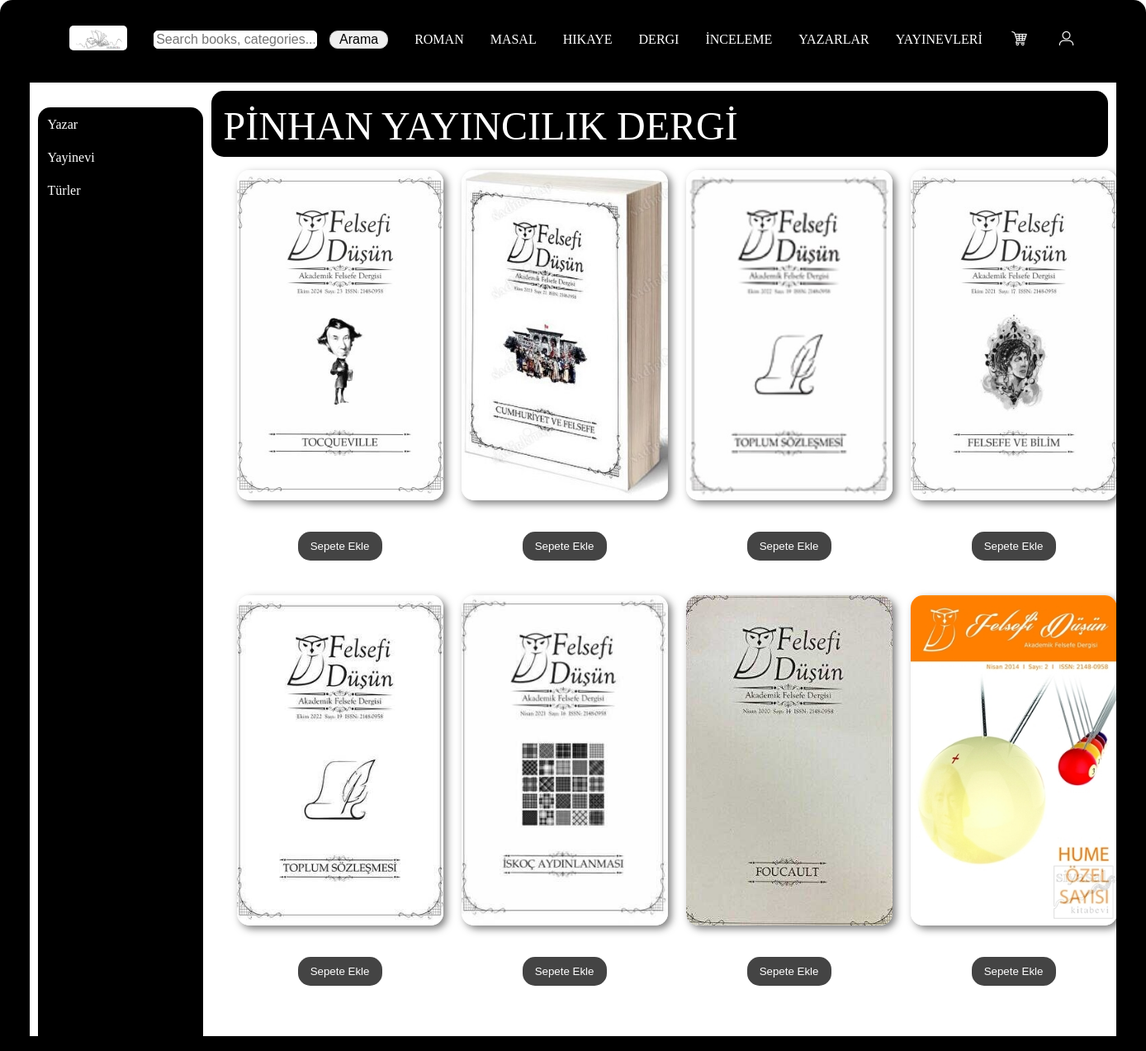
The page /store/publishing_house/PİNHAN YAYINCILIK DERGİ/ on the database its author committed.
### store/models.py (models this page shows, shortened)
class ImageOfWebSite(models.Model):
    name = models.CharField(max_length=64)
    photo = models.ImageField(upload_to='website_photos/')

class Category(models.Model):
    name = models.CharField(max_length=64)

class PublishingHouse(models.Model):
    name = models.CharField(max_length=64)
    photo = models.ImageField(upload_to='publishing_house_photo/')

class Book(models.Model):
    book_name = models.CharField(max_length=64)
    author_name = models.ForeignKey(Author, on_delete=models.CASCADE, related_name = 'books')
    publication_date = models.DateTimeField()
    publishing_house = models.ForeignKey(PublishingHouse, on_delete = models.CASCADE, related_name = 'books')
    category = models.ManyToManyField(Category, related_name = 'books')
    isbn = models.BigIntegerField()
    page = models.IntegerField()
    price = models.DecimalField(default=0, decimal_places=2, max_digits=6)
    photo = models.ImageField(upload_to='books_photos/')
    info = models.CharField(max_length=6000)
    genre = models.ForeignKey(Genre, on_delete=models.CASCADE, related_name= 'books', default = 4)

### store/views.py (the view)
# urls.py: path('publishing_house/<str:name>/', views.publishing_house_page, name = 'publishing_house_page'),
def publishing_house_page(request, name):
    publishing_house1 = get_object_or_404(PublishingHouse, name = name)
    books = Book.objects.filter(publishing_house = publishing_house1)
    categories = Category.objects.all()
    home_page_photo = ImageOfWebSite.objects.get(name = 'home-page-photo')
    user_icon = ImageOfWebSite.objects.get(name = 'user-icon')
    navigation = ImageOfWebSite.objects.get(name = 'navigation-bar-icon')
    cart = ImageOfWebSite.objects.get(name = 'cart-photo')
    logo = ImageOfWebSite.objects.get(name = 'web-site-logo')
    authors = Author.objects.all()
    publishing_houses = PublishingHouse.objects.all()
    genres = Genre.objects.all()
    return render(request, 'store/publishing-house-page.html', {
        'logo' : logo,
        'home_page_photo' : home_page_photo,
        'user_icon' : user_icon,
        'navigation' : navigation,
        'cart' : cart,
        'authors' : authors,
        'publishing_houses' : publishing_houses,
        'genres' : genres,
        'categories' : categories,
        'publishing_house' : publishing_house1,
        'books' : books,
    })

### store/templates/store/publishing-house-page.html (shortened to what this page needs)
{% load static %}
<!DOCTYPE html>
<html>
    <head>
        <link rel="stylesheet" href="{% static 'store/yayinevleri_style.css' %}">
    </head>
    <body>
        <div class="grid-container">
            <div class="grid-item-1">.</div>
            <div  class="grid-item-2">
                <table  align="center" cellspacing="30">
                    <tr>
                        <td >
                            <a href="{% url 'home' %}">
                                <img id="main-category" src="{{ logo.photo.url }}" height="30" width="70" style="border-radius: 5px;">
                            </a>
                        </td>
                        <td >
                            <form method="get" action="{% url 'search' %}">
                                <div style="display: grid; grid-template-areas: 'rounded-input button'; grid-template-columns: 3fr 1fr; ">
                                    <input type="text" name="word" class="rounded-input" style="grid-area: rounded-input;" placeholder="Search books, categories...">
                                    <button class="button" type="submit" style="grid-area: button; ">Arama</button>
                                </div>
                            </form>
                        </td>
                        {% for category in categories %}
                            <td><a href="{% url 'category_page' category.name %}">{{ category.name|upper }}</a></td>
                        {% endfor %}
                        <td><a href="{% url 'authors_page' %}">YAZARLAR</a></td>
                        <td><a href="{% url 'publishing_houses_page' %}">YAYINEVLERİ</a></td>
                        <td >
                            <a href="{% url 'cart_page' %}">
                                <img src="{{ cart.photo.url }}" width="25" height="25">
                            </a>
                        </td>
                        <td >
                            <a href="{% url 'user' %}">
                                <img src="{{ user_icon.photo.url }}" width="25" height="25">
                            </a>
                        </td>
                    </tr>
                </table>
            </div>
            <div class="grid-item-3">
                <table>
                    <tr>
                        <td onclick="toggleRows('yazar')"><a href="{% url 'authors_page' %}">Yazar</a></td>
                    </tr>
                    <tr>
                        <td onclick="toggleRows('yayinevi')"><a href="{% url 'publishing_houses_page' %}">Yayinevi</a></td>
                    </tr>
                    <tr>
                        <td onclick="toggleRows('turler')">Türler</td>
                    </tr>
                </table>
            </div>
            <div class="grid-item-4">{{ publishing_house.name }}</div>
            <div class="grid-item-5">
                <table style=
                    "width: auto;
                    border-spacing: 20px;
                    text-align: center; /* İçerik ortalansın */
                    padding: 10px; ">
                    <tr>
                        {% for book in books %}
                            <td style="text-align: center;">
                                <a href="{% url 'book_page' book.id %}"><img src="{{ book.photo.url }}" alt="{{ book.book_name }} " style=
                                "width: 250px;
                                height: 400px;
                                border-radius: 15px;"></a>
                                <br>
                                <button style=
                                    "margin-top: 10px;
                                    padding: 10px 15px;
                                    border-radius: 15px;
                                    background-color: #444; /* İsteğe bağlı: buton arka planı */
                                    color: white;
                                    border: none;
                                    cursor: pointer;">Sepete Ekle</button>
                            </td>
                        {% endfor %}
                    </tr>
                </table>
            </div>
            <div class="grid-item-6">.</div>
            <div class="grid-item-7">.</div>
        </div>
    </body>
</html>

### store/static/store/yayinevleri_style.css (style rules this page uses)
html, body { margin: 0; padding: 0; box-sizing: border-box; width: 100%; height: 100%; }
.grid-container { display: grid; grid-template-columns: 1fr 5fr 10fr 10fr 10fr 1fr; grid-template-rows: 100px 75px 10fr 10fr 10fr 10fr 10fr 10fr 1fr; column-gap: 10px; grid-template-areas: "header header header header header header" "l-line category yayinevleri-title yayinevleri-title yayinevleri-title r-line" "l-line category yayinevleri yayinevleri yayinevleri r-line" "l-line category yayinevleri yayinevleri yayinevleri r-line" "l-line category yayinevleri yayinevleri yayinevleri r-line" "l-line category yayinevleri yayinevleri yayinevleri r-line" "l-line category yayinevleri yayinevleri yayinevleri r-line" "l-line category yayinevleri yayinevleri yayinevleri r-line" "u-line u-line u-line u-line u-line u-line" ; }
.grid-item-1 { grid-area: l-line; background-color: black; }
.grid-item-2 { grid-area: header; background-color: black; border-radius: 15px 15px 0 0; }
.grid-item-2 input[type="text"] { width: 90%; border-radius: 5px; border: 1px solid white; color: black; }
.rounded-input { font-size: 16px; border-radius: 15px; border: 1px solid #ccc; background-image: url('https://cdn-icons-png.flaticon.com/512/54/54481.png'); background-size: 20px 20px; background-repeat: no-repeat; background-position: 10px center; }
.grid-item-2 .button { font-size: 16px; border-radius: 10px; border: 1px solid #ccc; }
.grid-item-2 a { color:white; text-decoration: none; }
.grid-item-3 { grid-area: category; background-color: black; color: white; margin-top: 30px; border-radius: 15px 15px 0 0; display: grid; place-items: start; min-width: 200px; min-height: 300px; }
.grid-item-3 td { text-align: left; cursor: pointer; padding: 10px; }
.grid-item-3 table { width: 100%; }
.grid-item-3 a { color: white; text-decoration: none; }
.grid-item-4 { grid-area: yayinevleri-title; padding: 15px; margin-top: 10px; font-size: 48px; background-color: black; color: white; border-radius: 15px; min-width: 100px; min-height: 50px; overflow: hidden; }
.grid-item-5 { grid-area: yayinevleri; display: grid; justify-items: center; align-items: start; border-radius: 15px; }
.grid-item-5 table { width: 100%; border-spacing: 20px; }
.grid-item-5 td { width: 250px; height: auto; }
.grid-item-5 img { box-shadow: 4px 4px 10px rgba(0, 0, 0, 0.5); margin-bottom: 10px; border-radius: 15px; width: 255px; height: 400px; object-fit: cover; display: block; }
.grid-item-5 a { color: black; text-decoration: none; text-align: center; }
.grid-item-5 button { margin-top: 10px; padding: 10px 15px; border-radius: 15px; background-color: #444; color: white; border: none; cursor: pointer; }
.grid-item-6 { grid-area: r-line; background-color: black; }
.grid-item-7 { grid-area: u-line; background-color: black; }

### rows shown on the page
ImageOfWebSite: photo (picture)
Category: name "ROMAN"
Category: name "MASAL"
Category: name "HIKAYE"
Category: name "DERGI"
Category: name "İNCELEME"
ImageOfWebSite: photo (picture)
ImageOfWebSite: photo (picture)
PublishingHouse: name "PİNHAN YAYINCILIK DERGİ"
Book: photo (picture)
Book: photo (picture)
Book: photo (picture)
Book: photo (picture)
Book: photo (picture)
Book: photo (picture)
Book: photo (picture)
Book: photo (picture)
